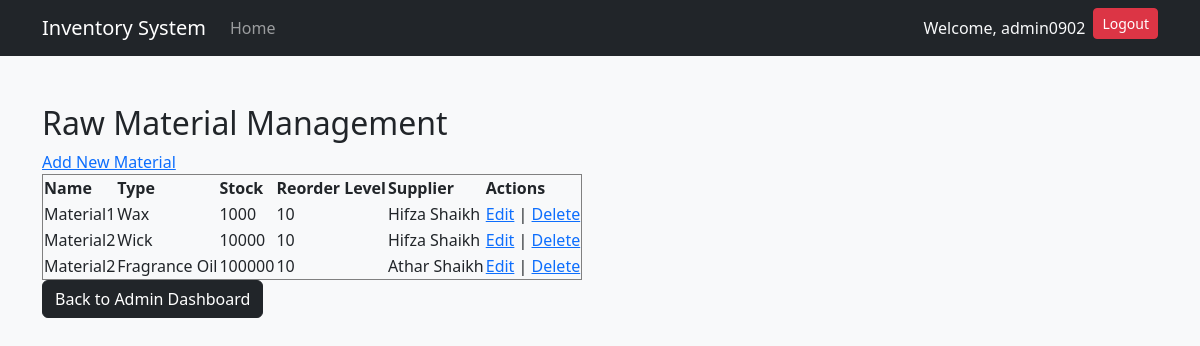
Screenshot of /auth/raw-materials/ (signed in) with the database file from the repository.
### authentication/models.py (models this page shows, shortened)
class CustomUser(AbstractUser):
    ROLE_CHOICES = [
        ('admin', 'Admin'),
        ('production', 'Production Staff'),
        ('sales', 'Sales Team'),
    ]
    role = models.CharField(max_length=20, choices=ROLE_CHOICES, default='production')

class RawMaterial(models.Model):
    MATERIAL_TYPES = [
        ('wax', 'Wax'),
        ('wick', 'Wick'),
        ('fragrance_oil', 'Fragrance Oil'),
        ('dye', 'Dye'),
        ('mold', 'Mold'),
        ('other', 'Other')
    ]
    name = models.CharField(max_length=255)
    material_type = models.CharField(max_length=20, choices=MATERIAL_TYPES)
    quantity_in_stock = models.PositiveIntegerField()
    reorder_level = models.PositiveIntegerField(default=10)
    supplier = models.ForeignKey(Supplier, on_delete=models.CASCADE)  # Supplier is required

class Supplier(models.Model):
    name = models.CharField(max_length=255)
    contact = models.CharField(max_length=255)
    added_by = models.ForeignKey(settings.AUTH_USER_MODEL, on_delete=models.CASCADE)  # Track which admin added the supplier

### authentication/views.py (the view)
# urls.py: path("raw-materials/", raw_material_list, name="raw_material_list"),
@login_required
def raw_material_list(request):
    raw_materials = RawMaterial.objects.all()
    return render(request, "raw_materials/list.html", {"raw_materials": raw_materials})

### authentication/templates/raw_materials/list.html
{% extends "base.html" %}
{% block content %}
    <h2>Raw Material Management</h2>
    {% if user.role == "admin" %}
        <a href="{% url 'add_raw_material' %}">Add New Material</a>
    {% endif %}
    <table border="1">
        <tr>
            <th>Name</th>
            <th>Type</th>
            <th>Stock</th>
            <th>Reorder Level</th>
            <th>Supplier</th>
            <th>Actions</th>
        </tr>
        {% for material in raw_materials %}
        <tr>
            <td>{{ material.name }}</td>
            <td>{{ material.get_material_type_display }}</td>
            <td>{{ material.quantity_in_stock }}</td>
            <td>{{ material.reorder_level }}</td>
            <td>{{ material.supplier.name }}</td>
            <td>
                {% if user.role == "admin" %}
                    <a href="{% url 'edit_raw_material' material.id %}">Edit</a> |
                    <a href="{% url 'delete_raw_material' material.id %}">Delete</a>
                {% endif %}
            </td>
        </tr>
        {% endfor %}
    </table>
    {% if user.is_authenticated and user.role == "admin" %}
    <a href="{% url 'dashboard' %}" class="btn btn-dark">Back to Admin Dashboard</a>
{% endif %}
{% endblock %}

### authentication/templates/base.html (shortened to what this page needs)
<!DOCTYPE html>
<html lang="en">
<head>
    <link href="https://cdn.jsdelivr.net/npm/bootstrap@5.3.0/dist/css/bootstrap.min.css" rel="stylesheet">
</head>
<body>
    <nav class="navbar navbar-expand-lg navbar-dark bg-dark">
        <div class="container">
            <a class="navbar-brand" href="#">Inventory System</a>
            <div class="collapse navbar-collapse" id="navbarNav">
                <ul class="navbar-nav me-auto">
                    <li class="nav-item">
                        <a class="nav-link" href="#">Home</a>
                    </li>
                </ul>
                <ul class="navbar-nav">
                    {% if user.is_authenticated %}
                        <li class="nav-item">
                            <a class="nav-link text-light" href="#">Welcome, {{ user.username }}</a>
                        </li>
                        <li class="nav-item">
                            <a class="btn btn-danger btn-sm" href="{% url 'logout' %}">Logout</a>
                        </li>
                    {% else %}
                        <li class="nav-item">
                            <a class="btn btn-primary btn-sm" href="{% url 'login' %}">Login</a>
                        </li>
                    {% endif %}
                </ul>
            </div>
        </div>
    </nav>
    <div class="container mt-5">
        {% block content %}
        {% endblock %}
    </div>
</body>
</html>

### authentication/templates/base.html (style rules this page uses)
body { background-color: #f8f9fa; }

### rows the page displays
CustomUser: username "admin0902"
RawMaterial: name "Material1", material_type "Wax", quantity_in_stock "1000", reorder_level "10", supplier.name "Hifza Shaikh"
RawMaterial: name "Material2", material_type "Wick", quantity_in_stock "10000", reorder_level "10", supplier.name "Hifza Shaikh"
RawMaterial: name "Material2", material_type "Fragrance Oil", quantity_in_stock "100000", reorder_level "10", supplier.name "Athar Shaikh"
